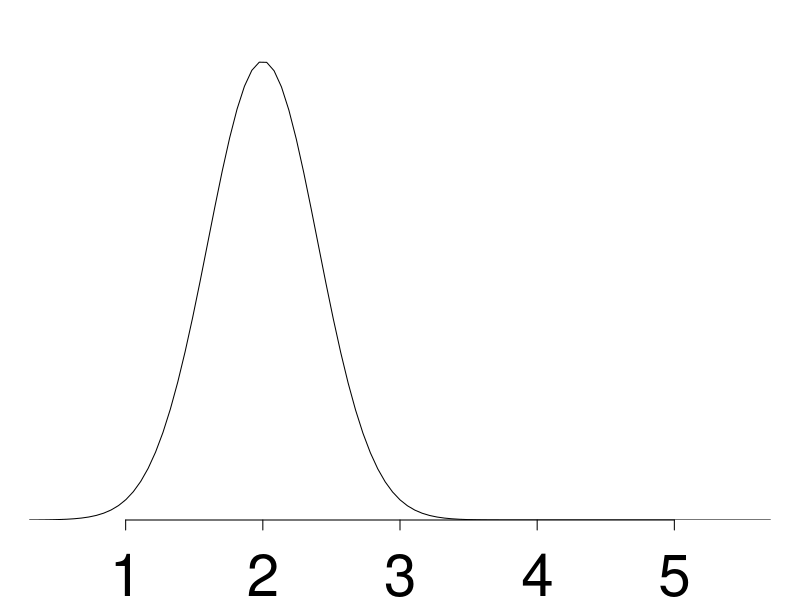
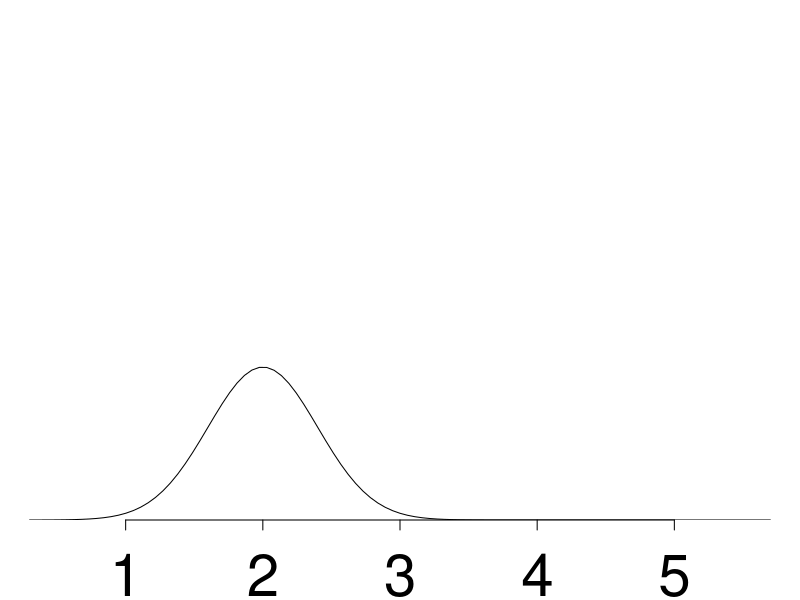
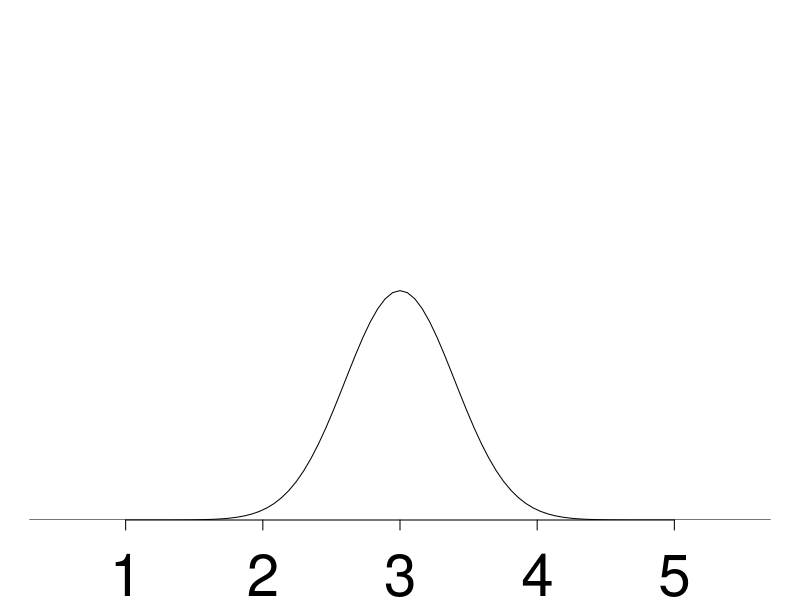
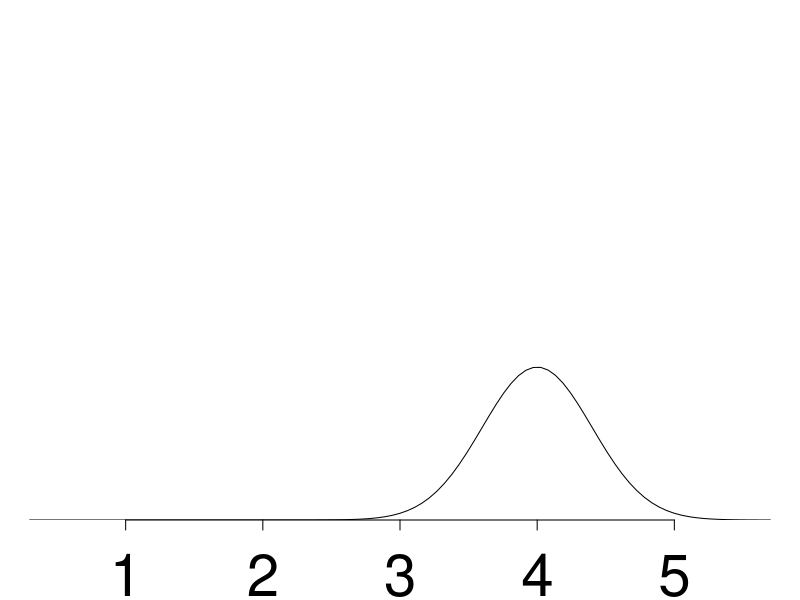
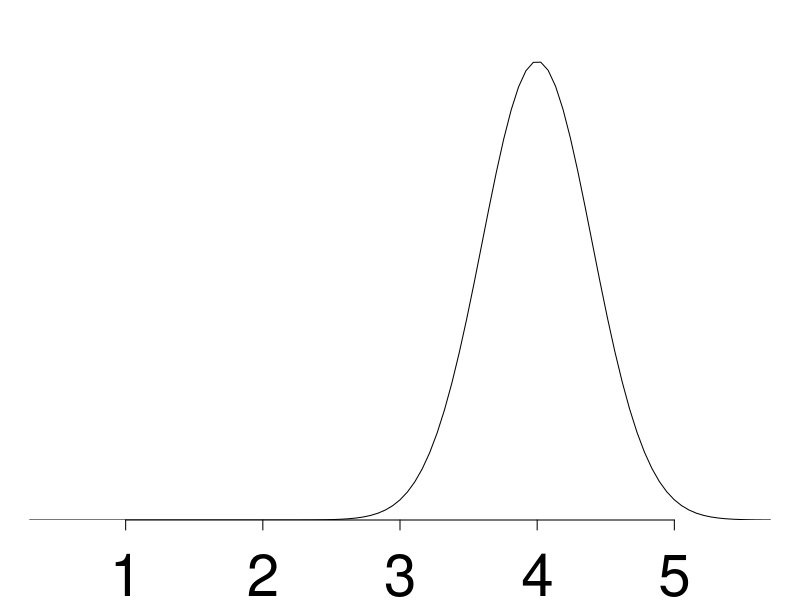
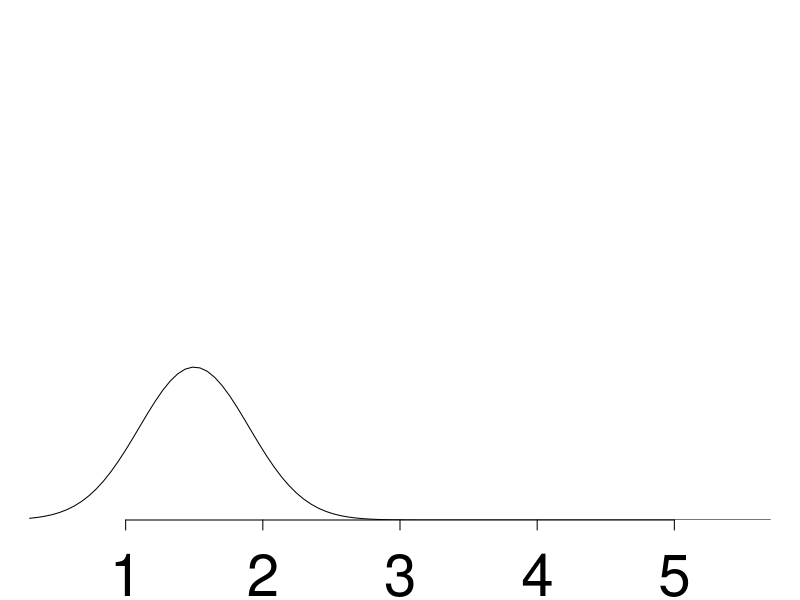
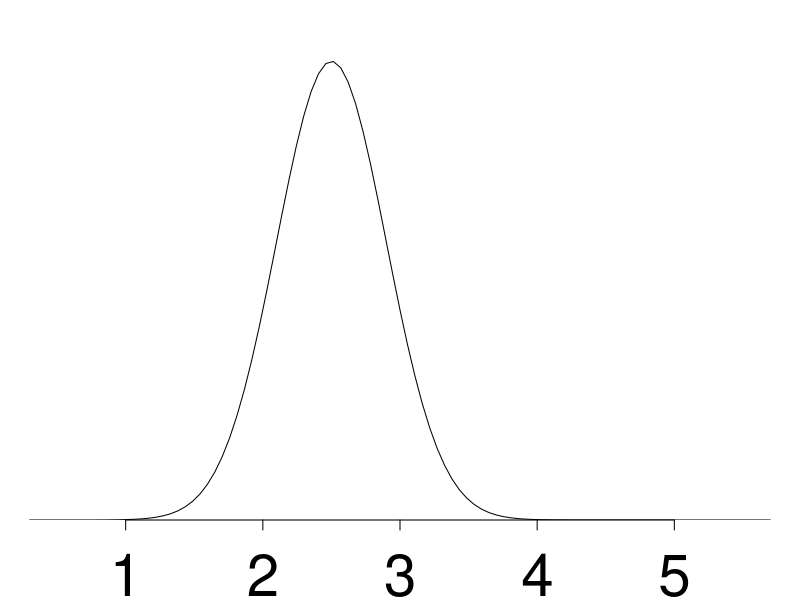
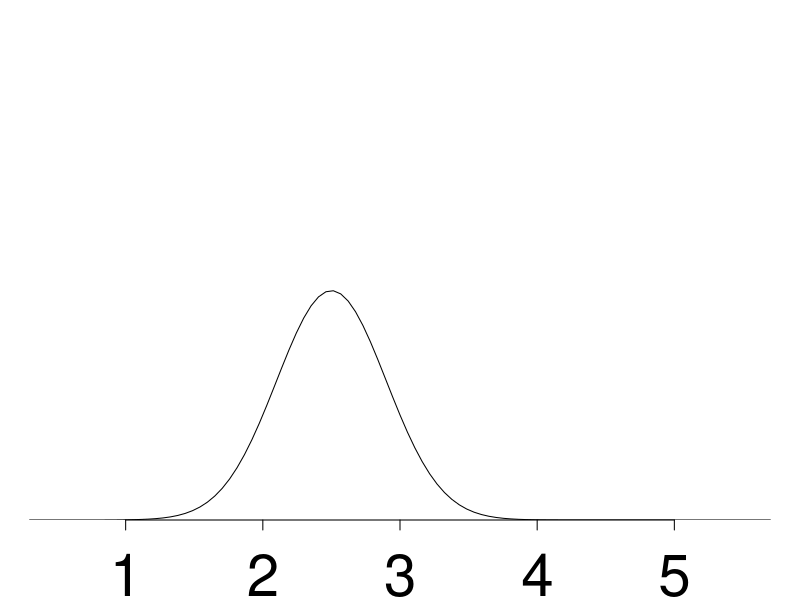

Write R code to recreate these figures, in order.
bell <- function(filename, mu, sd, lo, hi, ymax){
  pdf(filename, height = 3, width = 9)
  par(mar = c(4,0,3,0))
  curve(
    dnorm(x, mu, sd),
    from = lo, to = hi,
    ylim = c(0, ymax),
    xlab = "", ylab = "", bty = "n",
    yaxt = "n", yaxs = "i",
    cex.axis = 3.5,
    mgp = c(3,3,0)
  )
  dev.off()
}

bell("bell1h.pdf", 2, .4, .3, 5.7, 1)
bell("bell1l.pdf", 2, .4, .3, 5.7, 3)
bell("bell2.pdf", 3, .4, .3, 5.7, 2)
bell("bell3l.pdf", 4, .4, .3, 5.7, 3)
bell("bell3h.pdf", 4, .4, .3, 5.7, 1)

bell("bell4l.pdf", 1.5, .4, .3, 5.7, 3)
bell("bell5h.pdf", 2.5, .4, .3, 5.7, 1)
bell("bell5.pdf", 2.5, .4, .3, 5.7, 2)
bell("bell6.pdf", 3.5, .4, .3, 5.7, 2)
bell("bell6h.pdf", 3.5, .4, .3, 5.7, 1)
bell("bell7l.pdf", 4.5, .4, .3, 5.7, 3)
